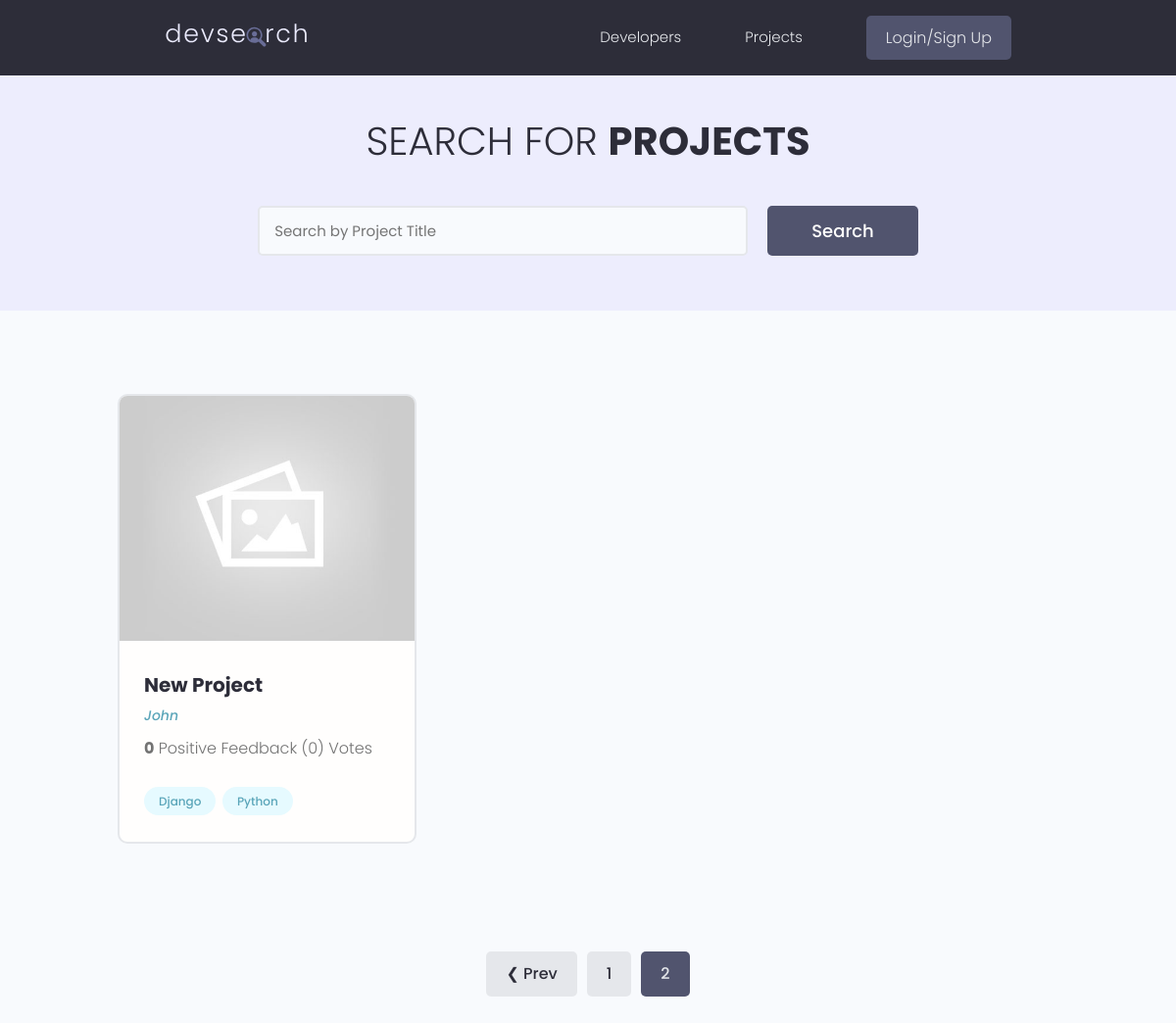
/projects/?page=2, run on an earlier commit of the app's database.
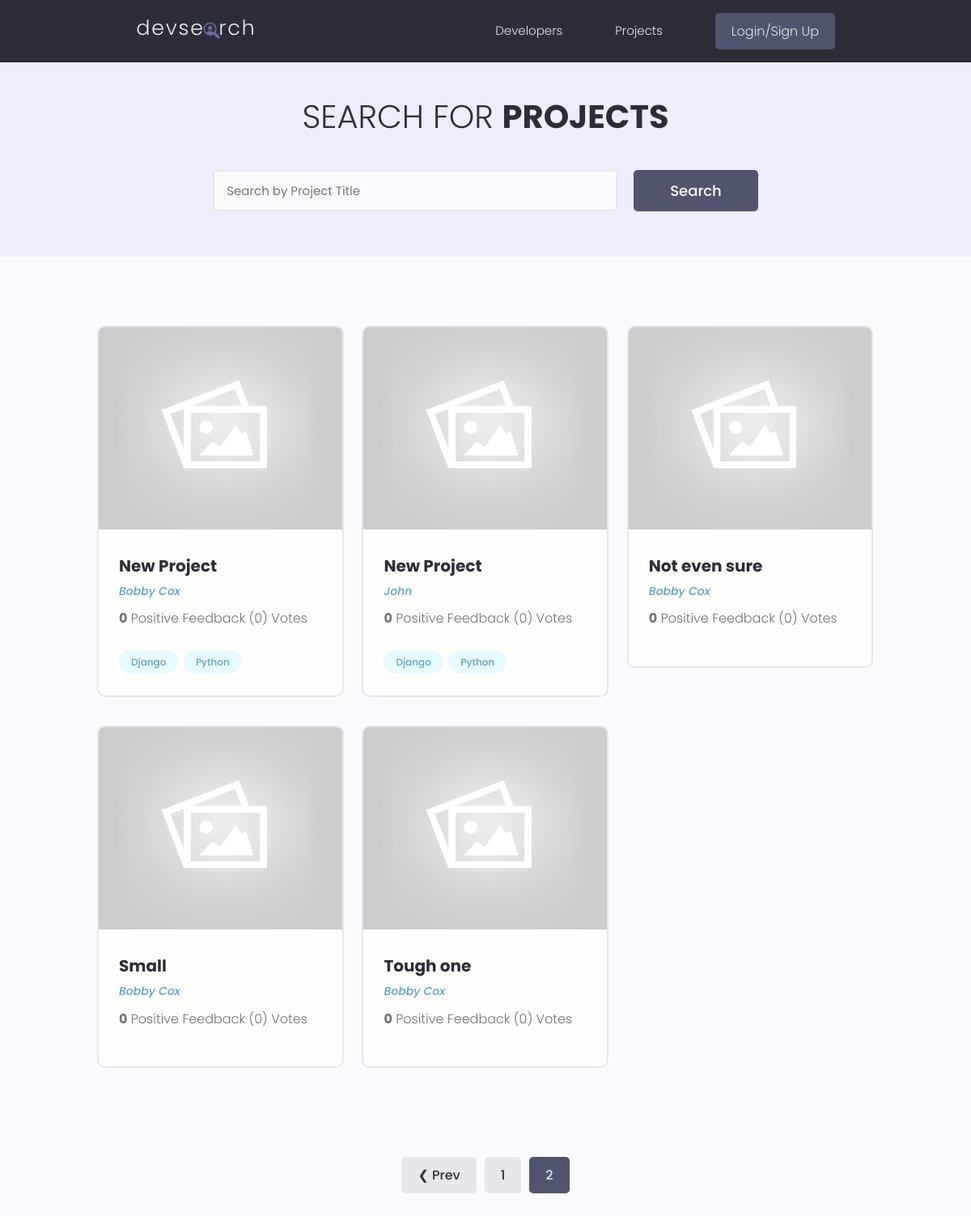
And on a later commit of the database.
### projects/models.py (models this page shows, shortened)
class Project(models.Model):
    owner = models.ForeignKey(Profile, null=True, blank=True, on_delete=models.SET_NULL)
    title = models.CharField(max_length=200)
    description = models.TextField(null=True, blank=True)
    featured_image = models.ImageField(null=True, blank=True, default="default.jpg")
    demo_link = models.CharField(max_length=2000, null=True, blank=True)
    source_link = models.CharField(max_length=2000, null=True, blank=True)
    tags = models.ManyToManyField('Tag', blank=True)
    vote_total = models.IntegerField(default=0, null=True, blank=True)
    vote_ratio = models.IntegerField(default=0, null=True, blank=True)
    created = models.DateTimeField(auto_now_add=True)
    id = models.UUIDField(default=uuid.uuid4, unique=True, primary_key=True, editable=False)
    class Meta:
        ordering = ['-vote_ratio', '-vote_total', 'title']

class Tag(models.Model):
    name = models.CharField(max_length=200)
    created = models.DateTimeField(auto_now_add=True)
    id = models.UUIDField(default=uuid.uuid4, unique=True, primary_key=True, editable=False)
    def __str__(self):
        return self.name

### users/models.py (models this page shows, shortened)
class Profile(models.Model):
    user = models.OneToOneField(User, on_delete=models.CASCADE, null=True, blank=True)
    name = models.CharField(max_length=200, blank=True, null=True)
    email = models.EmailField(max_length=500, blank=True, null=True)
    username = models.CharField(max_length=200, blank=True, null=True)
    location = models.CharField(max_length=200, blank=True, null=True)
    short_intro = models.CharField(max_length=200, blank=True, null=True)
    bio = models.TextField(blank=True, null=True)
    profile_image = models.ImageField(null=True, blank=True, upload_to='profiles/', default="profiles/user-default.png")
    social_github = models.CharField(max_length=200, blank=True, null=True)
    social_twitter = models.CharField(max_length=200, blank=True, null=True)
    social_linkedin = models.CharField(max_length=200, blank=True, null=True)
    social_youtube = models.CharField(max_length=200, blank=True, null=True)
    social_website = models.CharField(max_length=200, blank=True, null=True)
    created = models.DateTimeField(auto_now_add=True)
    id = models.UUIDField(default=uuid.uuid4, unique=True, primary_key=True, editable=False)

### projects/views.py (the view)
# urls.py: path('projects/', include('projects.urls')),
def projects(request):
    projects, search_query = searchProjects(request)
    custom_range, projects = paginateProjects(request, projects, 6)
    context = {'projects': projects, 'search_query': search_query, 'custom_range': custom_range}
    return render(request, 'projects/projects.html', context)

### projects/utils.py (called while the page is built)
def paginateProjects(request, projects, results):
    page = request.GET.get('page')
    paginator = Paginator(projects, results)
    try:
        projects = paginator.page(page)
    except PageNotAnInteger:
        page = 1
        projects = paginator.page(page)
    except EmptyPage:
        page = paginator.num_pages
        projects = paginator.page(page)
    leftIndex = (int(page) - 4)
    if leftIndex < 1:
        leftIndex = 1
    rightIndex = (int(page) + 5)
    if rightIndex > paginator.num_pages:
        rightIndex = paginator.num_pages + 1
    custom_range = range(leftIndex, rightIndex)
    return custom_range, projects

def searchProjects(request):
    search_query = ''
    if request.GET.get('search_query'):
        search_query = request.GET.get('search_query')
    tags = Tag.objects.filter(name__icontains=search_query)
    projects = Project.objects.distinct().filter(
        Q(title__icontains=search_query) |
        Q(description__icontains=search_query) |
        Q(owner__name__icontains=search_query) |
        Q(tags__in=tags)
    )
    return projects, search_query

### projects/templates/projects/projects.html (shortened to what this page needs)
{% extends 'main.html' %}
{% block content %}
  <main class="projects">
    <section class="hero-section text-center">
      <div class="container container--narrow">
        <div class="hero-section__box">
          <h2>Search for <span>Projects</span></h2>
        </div>
        <div class="hero-section__search">
          <form id="searchForm" class="form" action="{% url 'projects' %}" method="get">
            <div class="form__field">
              <input class="input input--text" id="formInput#search" type="text" name="search_query"
                placeholder="Search by Project Title" value="{{search_query}}"/>
            </div>
            <input class="btn btn--sub btn--lg" type="submit" value="Search" />
          </form>
        </div>
      </div>
    </section>
    <section class="projectsList">
      <div class="container">
        <div class="grid grid--three">
            {% for project in projects %}
          <div class="column">
            <div class="card project">
              <a href="{% url 'project' project.id %}" class="project">
                <img class="project__thumbnail" src="{{project.featured_image.url}}" alt="project thumbnail" />
                <div class="card__body">
                  <h3 class="project__title">{{project.title}}</h3>
                  <p><a class="project__author" href="{% url 'user-profile' project.owner.id %}">{{project.owner.name}}</a></p>
                  <p class="project--rating">
                    <span style="font-weight: bold;">{{project.vote_ratio}}</span> Positive
                    Feedback ({{project.vote_total}}) Vote{{project.vote_total|pluralize:"s"}}
                  </p>
                  <div class="project__tags">
                    {% for tag in project.tags.all %}
                    <span class="tag tag--pill tag--main">
                      <small>{{tag}}</small>
                    </span>
                    {% endfor %}
                  </div>
                </div>
              </a>
            </div>
          </div>
          {% endfor %}
        </div>
      </div>
    </section>
    {% include 'pagination.html' with queryset=projects custom_range=custom_range %}
  </main>
{% endblock content %}

What changed in the data, as far as the page shows it:
now on this page (row unchanged): Project: featured_image (placeholder picture), title "New Project", owner.name "Bobby Cox", vote_ratio "0", vote_total "0", Tag (name "Django"), Tag (name "Python")
added Project: featured_image (placeholder picture), title "Not even sure", owner.name "Bobby Cox", vote_ratio "0", vote_total "0"
added Project: featured_image (placeholder picture), title "Small", owner.name "Bobby Cox", vote_ratio "0", vote_total "0"
added Project: featured_image (placeholder picture), title "Tough one", owner.name "Bobby Cox", vote_ratio "0", vote_total "0"
